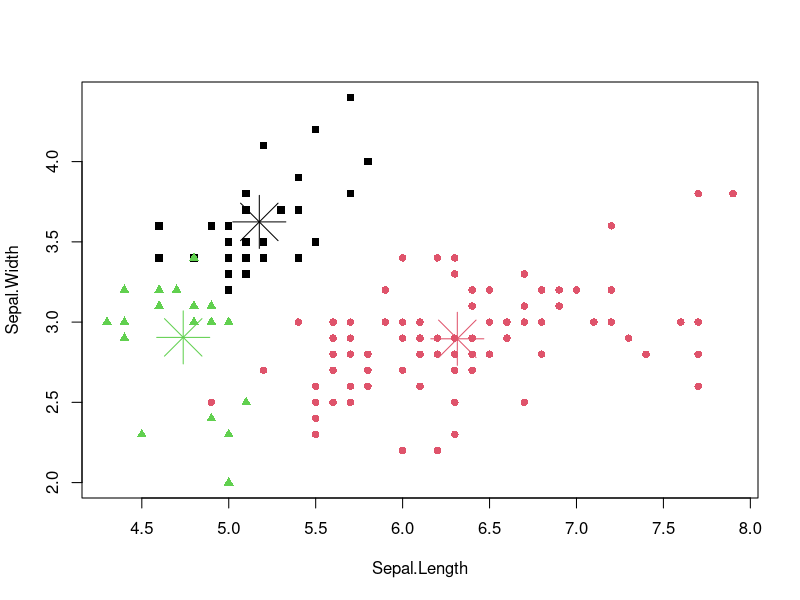

The R source for this figure:
# load dataset
kmeans_iris <-iris
head(kmeans_iris)

# delete target(species) column
kmeans_iris$Species <- NULL
head(kmeans_iris)

# Make K-means cluster using K=3
clusters<-kmeans(kmeans_iris,3)
clusters

## 1st cluster has 50 datas 2nd is 38, 3rd is 62

# compare cluster label to species column
table(iris$Species, clusters$cluster)

## rows mean real label, columns mean label made by k-means clustering

# Visualize
plot(kmeans_iris[c("Sepal.Length","Sepal.Width")],
     
     col = clusters$cluster,pch = c(15,16,17)[as.numeric(clusters$cluster)])

points(clusters$centers[,c("Sepal.Length","Sepal.Width")], col = 1:3, pch=8, cex=5)

## star means average point in each cluster